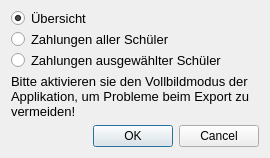
<?xml version="1.0" encoding="UTF-8"?>
<ui version="4.0">
 <class>Export</class>
 <widget class="QDialog" name="Export">
  <property name="geometry">
   <rect>
    <x>0</x>
    <y>0</y>
    <width>270</width>
    <height>158</height>
   </rect>
  </property>
  <property name="windowTitle">
   <string>Dialog</string>
  </property>
  <layout class="QVBoxLayout" name="verticalLayout_2">
   <item>
    <layout class="QVBoxLayout" name="verticalLayout">
     <item>
      <widget class="QRadioButton" name="radioOverView">
       <property name="font">
        <font>
         <pointsize>10</pointsize>
        </font>
       </property>
       <property name="text">
        <string>Übersicht</string>
       </property>
       <property name="checked">
        <bool>true</bool>
       </property>
      </widget>
     </item>
     <item>
      <widget class="QRadioButton" name="radioAll">
       <property name="font">
        <font>
         <pointsize>10</pointsize>
        </font>
       </property>
       <property name="text">
        <string>Zahlungen aller Schüler</string>
       </property>
      </widget>
     </item>
     <item>
      <widget class="QRadioButton" name="radioSelected">
       <property name="font">
        <font>
         <pointsize>10</pointsize>
        </font>
       </property>
       <property name="text">
        <string>Zahlungen ausgewählter Schüler</string>
       </property>
      </widget>
     </item>
    </layout>
   </item>
   <item>
    <widget class="QLabel" name="warnLabel">
     <property name="font">
      <font>
       <pointsize>10</pointsize>
      </font>
     </property>
     <property name="text">
      <string>Bitte aktivieren sie den Vollbildmodus der Applikation, um Probleme beim Export zu vermeiden!</string>
     </property>
     <property name="wordWrap">
      <bool>true</bool>
     </property>
    </widget>
   </item>
   <item>
    <widget class="QDialogButtonBox" name="buttonBox">
     <property name="orientation">
      <enum>Qt::Horizontal</enum>
     </property>
     <property name="standardButtons">
      <set>QDialogButtonBox::Cancel|QDialogButtonBox::Ok</set>
     </property>
    </widget>
   </item>
  </layout>
 </widget>
 <resources/>
 <connections>
  <connection>
   <sender>buttonBox</sender>
   <signal>rejected()</signal>
   <receiver>Export</receiver>
   <slot>reject()</slot>
   <hints>
    <hint type="sourcelabel">
     <x>316</x>
     <y>260</y>
    </hint>
    <hint type="destinationlabel">
     <x>286</x>
     <y>274</y>
    </hint>
   </hints>
  </connection>
  <connection>
   <sender>buttonBox</sender>
   <signal>accepted()</signal>
   <receiver>Export</receiver>
   <slot>accept()</slot>
   <hints>
    <hint type="sourcelabel">
     <x>248</x>
     <y>254</y>
    </hint>
    <hint type="destinationlabel">
     <x>157</x>
     <y>274</y>
    </hint>
   </hints>
  </connection>
 </connections>
</ui>
